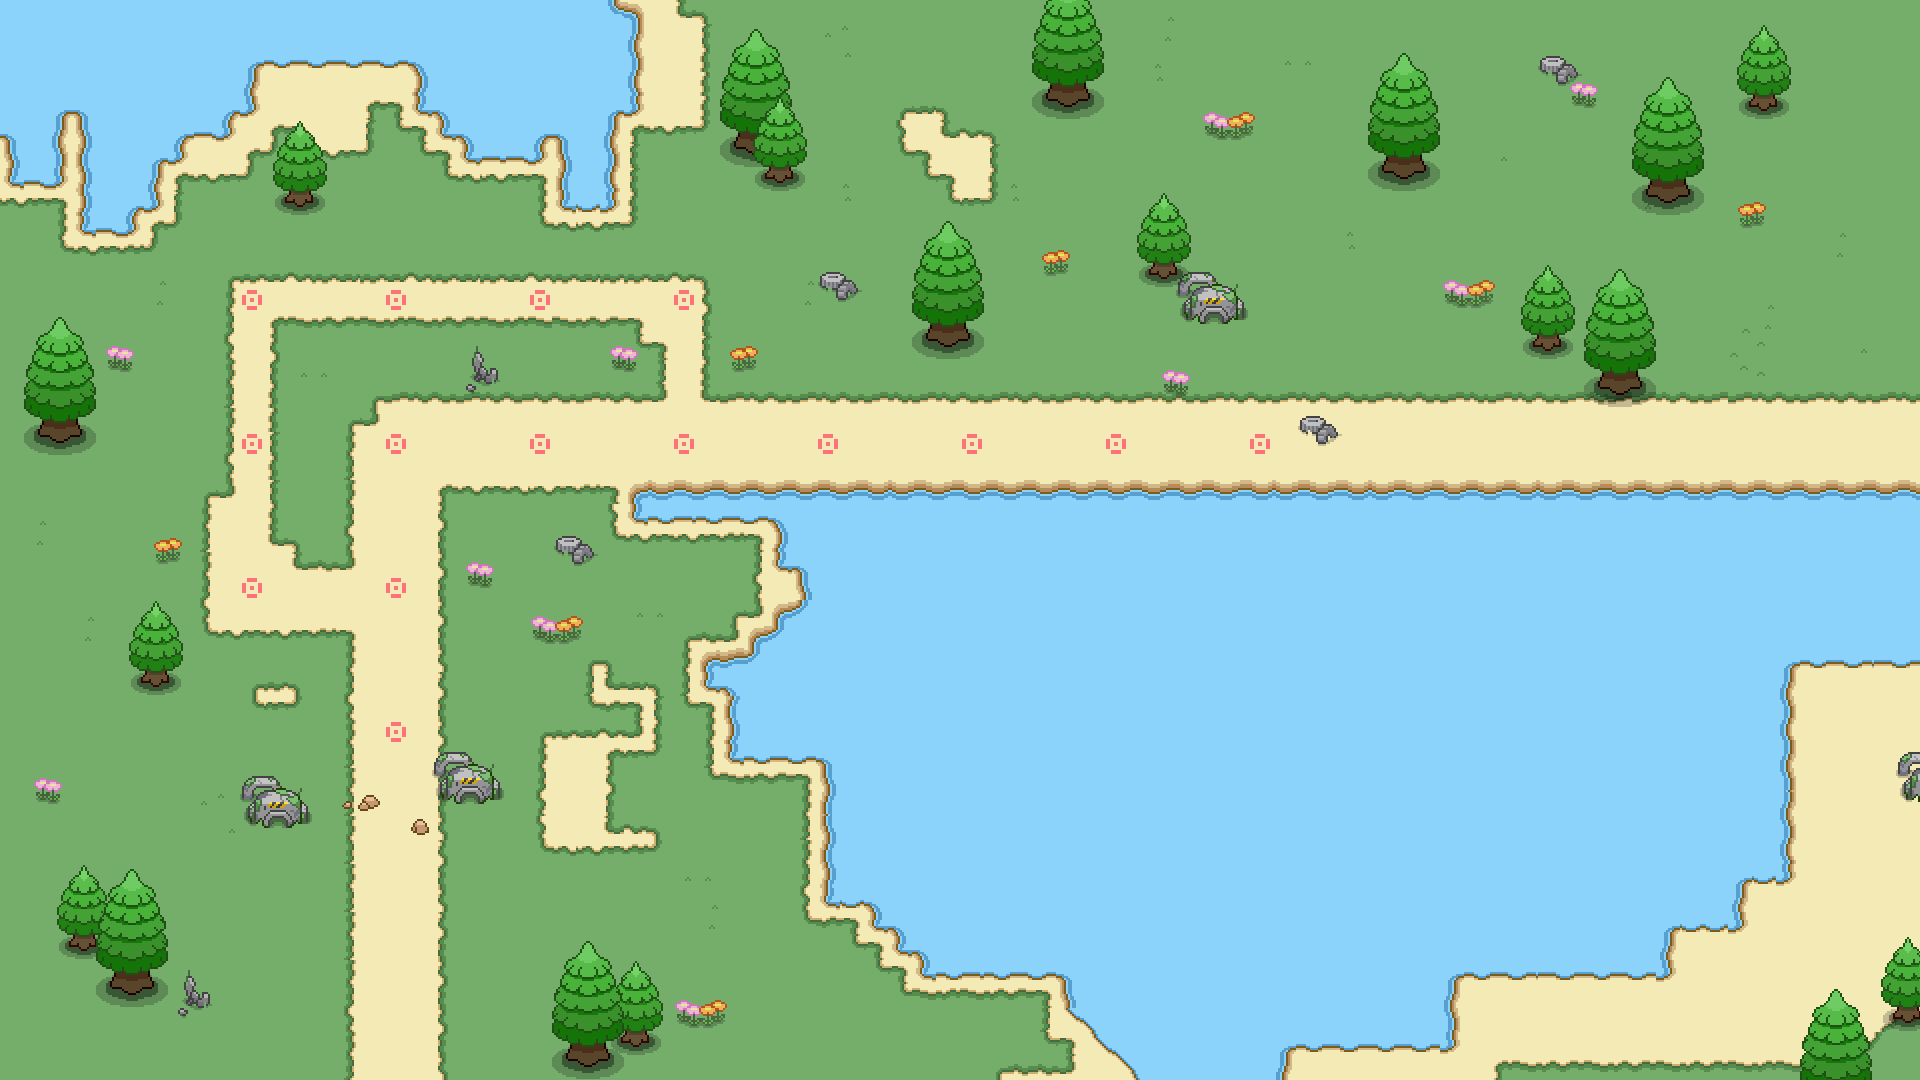

A 2D game scene composited from a Tiled map and its tileset images. What follows is a short description and the map's XML, with each tile layer's data collapsed to a summary:
An orthogonal 80x45 tile map with 24x24 px tiles, 5 tile layers (grounds, 1, 2, pathtag, ...), 1 hidden layer not drawn, 5 tilesets and 6 objects.

<map version="1.0" tiledversion="2017.12.07" orientation="orthogonal" renderorder="right-down" width="80" height="45" tilewidth="24" tileheight="24" infinite="0" nextobjectid="46">
 <tileset firstgid="1" name="bigtree" tilewidth="72" tileheight="138" tilecount="1" columns="1">
  <image source="big_tree.png" width="72" height="138" />
 </tileset>
 <tileset firstgid="2" name="smalltree" tilewidth="54" tileheight="99" tilecount="1" columns="1">
  <image source="tree2.png" width="54" height="99" />
 </tileset>
 <tileset firstgid="3" name="meta" tilewidth="24" tileheight="24" tilecount="3" columns="3">
  <image source="meta.png" width="72" height="24" />
  <tile id="0">
   <properties>
    <property name="pass" type="bool" value="false" />
   </properties>
  </tile>
  <tile id="2">
   <properties>
    <property name="pass" type="bool" value="true" />
   </properties>
  </tile>
 </tileset>
 <tileset firstgid="6" name="pathtag" tilewidth="24" tileheight="24" tilecount="3" columns="3">
  <image source="pathtag.png" width="72" height="24" />
 </tileset>
 <tileset firstgid="9" name="chapter1" tilewidth="24" tileheight="24" tilecount="1728" columns="32">
  <image source="chapter1.png" width="768" height="1296" />
 </tileset>
 <layer name="grounds" width="80" height="45">
  <data>[3600 cells, 3600 non-empty, 94 distinct tile ids]</data>
 </layer>
 <layer name="1" width="80" height="45">
  <data>[3600 cells, 307 non-empty, 79 distinct tile ids]</data>
 </layer>
 <layer name="2" width="80" height="45">
  <data>[3600 cells, 143 non-empty, 49 distinct tile ids]</data>
 </layer>
 <layer name="pathtag" width="80" height="45">
  <data>[3600 cells, 15 non-empty, 1 distinct tile ids]</data>
 </layer>
 <layer name="网格块" width="80" height="45" opacity="0.53">
  <data>[3600 cells, 0 non-empty, 0 distinct tile ids]</data>
 </layer>
 <objectgroup name="gameObj">
  <object id="20" gid="1" x="272" y="497" width="72" height="138" />
  <object id="21" gid="2" x="296" y="567" width="54" height="99" />
  <object id="22" gid="1" x="323" y="410" width="72" height="138" />
  <object id="23" gid="1" x="376" y="391" width="72" height="138" />
  <object id="30" gid="2" x="489" y="368" width="54" height="99" />
  <object id="31" gid="1" x="530" y="406" width="72" height="138" />
 </objectgroup>
 <layer name="meta" width="80" height="45" visible="0">
  <data>[3600 cells, 194 non-empty, 1 distinct tile ids]</data>
 </layer>
</map>
